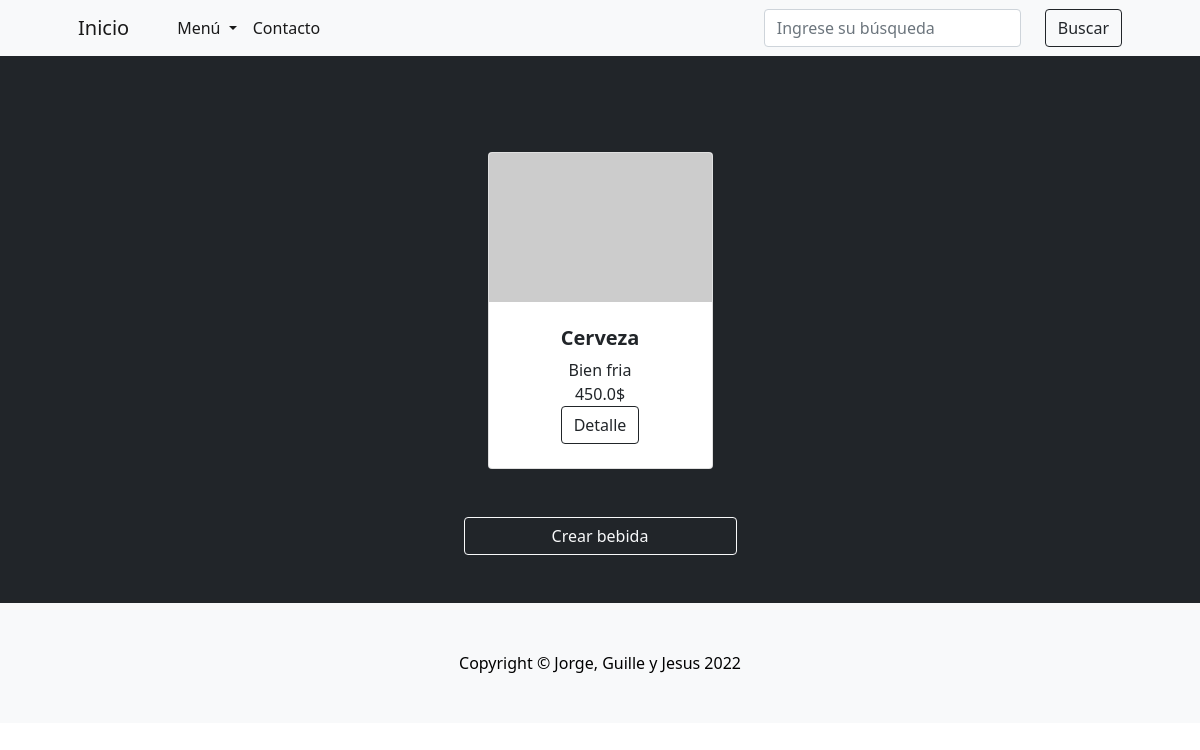
The app's page /bebidas/, older data.
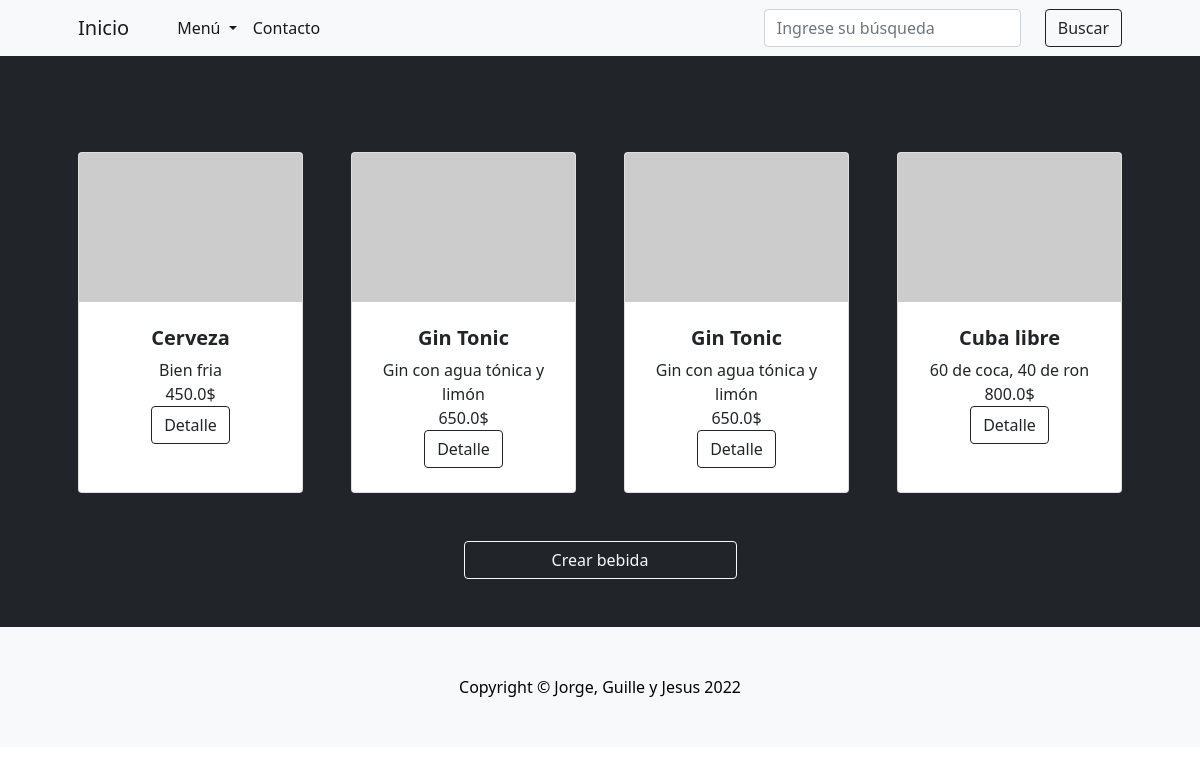
The same page, newer data.
### bebidas/models.py (models this page shows)
class Bebidas(models.Model):
    nombre = models.CharField(max_length=30)
    descripcion = models.CharField(max_length=50, blank=True, null=True)
    precio = models.FloatField()
    is_active = models.BooleanField(default=True)
    class Meta:
        verbose_name = 'bebida'
        verbose_name_plural = 'bebidas'

### bebidas/views.py (the view)
# urls.py: path('bebidas/', include('bebidas.urls')),
def bebidas(request):
    bebidas = Bebidas.objects.all()
    context = {'bebidas':bebidas}
    return render(request, 'bebidas.html', context=context)

### RestaurantPython/templates/bebidas.html (shortened to what this page needs)
{% extends 'base.html' %}
{% block contenido %}
<section class="py-5 bg-dark">
    <div class="container px-4 px-lg-5 mt-5">
        <div class="row gx-4 gx-lg-5 row-cols-2 row-cols-md-3 row-cols-xl-4 justify-content-center">
            {% for bebida in bebidas %}
            <div class="col mb-5">
                <div class="card h-100">
                    <img class="card-img-top" src="https://dummyimage.com/450x300/dee2e6/6c757d.jpg" alt="..." />
                    <div class="card-body p-4">
                        <div class="text-center">
                            <h5 class="fw-bolder">{{bebida.nombre}}</h5>
                            {{bebida.descripcion}}
                            <br>
                            {{bebida.precio}}$
                            <br>
                            <a href="detalle-bebida/{{bebida.id}}" class="btn btn-outline-dark">Detalle</a>
                        </div>
                    </div>
                </div>
            </div>
            {% endfor %}
        </div>
        <div class="row gx-4 gx-lg-5 row-cols-2 row-cols-md-3 row-cols-xl-4 justify-content-center">
            <a class="btn btn-outline-light" aria-current="page" href="crear-bebida/">Crear bebida</a>
        </div>
    </div>
</section>
{% endblock %}

### RestaurantPython/templates/base.html (shortened to what this page needs)
{% load static %}
<!DOCTYPE html>
<html lang="en">
<head>
    <link href="https://cdn.jsdelivr.net/npm/bootstrap-icons@1.5.0/font/bootstrap-icons.css" rel="stylesheet" />
    <link href="{% static 'css/styles.css' %}" rel="stylesheet" />
</head>
<body>
    <nav class="navbar navbar-expand-lg navbar-light bg-light">
        <div class="container px-4 px-lg-5">
            <a class="navbar-brand" href="/">Inicio</a>
            <div class="collapse navbar-collapse" id="navbarSupportedContent">
                <ul class="navbar-nav me-auto mb-2 mb-lg-0 ms-lg-4">
                    <li class="nav-item dropdown">
                        <a class="nav-link dropdown-toggle active" href="#" id="navbarDropdown" role="button"
                            data-bs-toggle="dropdown" aria-expanded="false">
                            Menú
                        </a>
                    </li>
                    <li class="nav-item">
                        <a class="nav-link active" aria-current="page" href="/contacto/">Contacto</a>
                    </li>
                </ul>
                <form class="d-flex" role="search" action="/busqueda/" method="GET">
                    <input class="form-control me-4 ms-lg-4" type="text" placeholder="Ingrese su búsqueda" aria-label="Search"
                        name="search">
                    <button class="btn btn-outline-dark " type="submit">Buscar</button>
                </form>
            </div>
        </div>
    </nav>
    {% block contenido %}
    {% endblock %}
    <footer class="py-5 bg-light">
        <div class="container">
            <p class="m-0 text-center text-black">Copyright &copy; Jorge, Guille y Jesus 2022</p>
        </div>
    </footer>
</body>
</html>

Row changes from the older to the newer data that the page shows:
added Bebidas: nombre "Gin Tonic", descripcion "Gin con agua tónica y limón", precio "650.0"
added Bebidas: nombre "Gin Tonic", descripcion "Gin con agua tónica y limón", precio "650.0"
added Bebidas: nombre "Cuba libre", descripcion "60 de coca, 40 de ron", precio "800.0"
